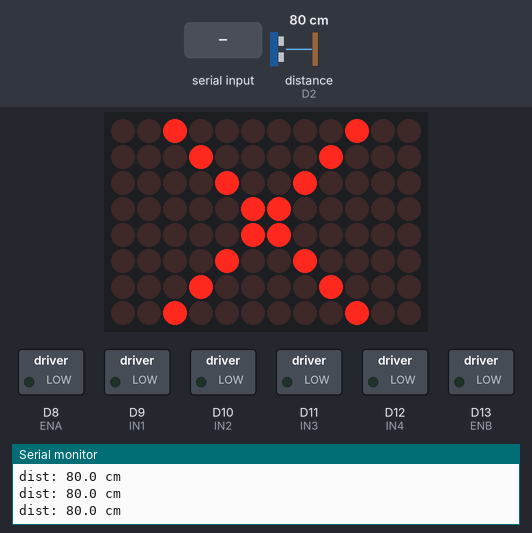
Bench run of a sketch on a simulated Arduino Uno R4 WiFi. Parts: 12×8 LED matrix, switched loads named in the sketch (green lamp = pin HIGH), the last lines printed to the serial monitor. Wiring (inferred from the names in the program): ultrasonic range finder: trigger D3; echo D2. The inputs (shaded band) are chosen by the test bench; at power-on: distance to the obstacle (sensor on D2) 80 cm. The echo pulse lasts 58.3 µs per cm; pins used as bus, display or sensor lines are not drawn.

Above: at 2.7 s.
2.8 s: "m" received over Serial
At 4.0 s:
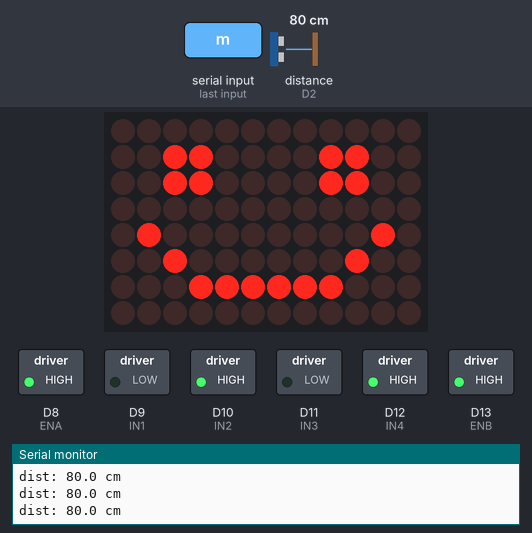
4.3 s: distance to the obstacle (sensor on D2) set to 22 cm
5.8 s: distance to the obstacle (sensor on D2) set to 18 cm
At 6.54 s:
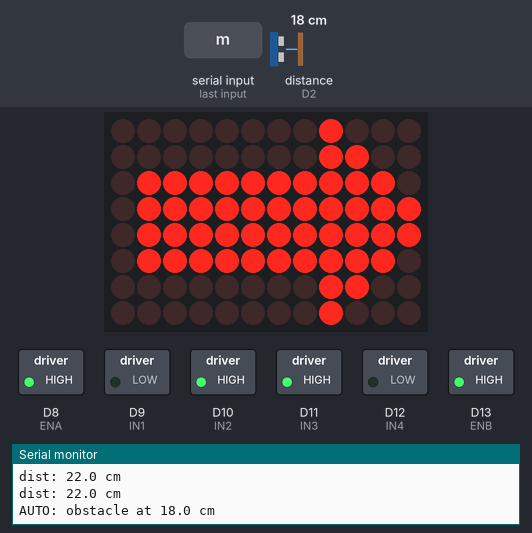
8.2 s: "x" received over Serial
At 9.0 s:
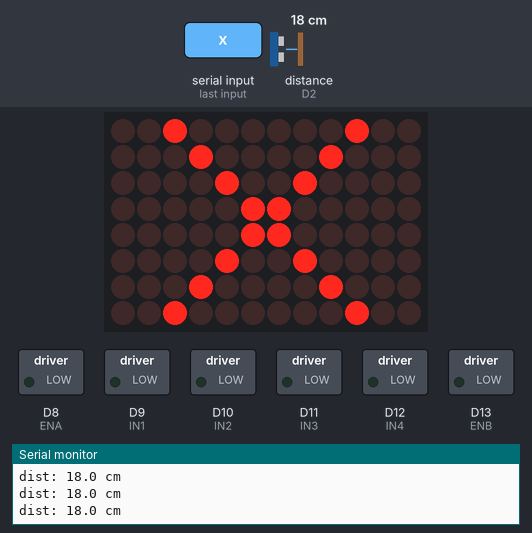
9.7 s: "w" received over Serial
At 10.9 s:
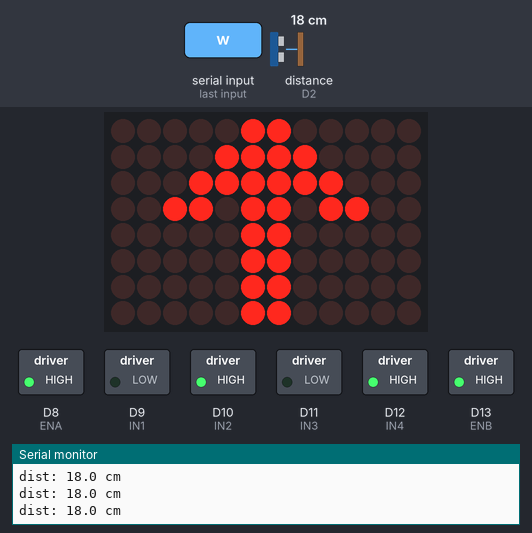
11.2 s: "s" received over Serial
At 12.0 s:
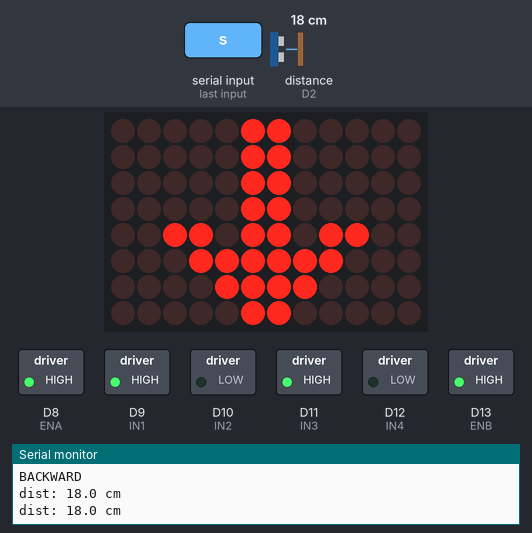
Timing chart, 0 to 13.7 s (numbered marks = the images above; inputs shaded):
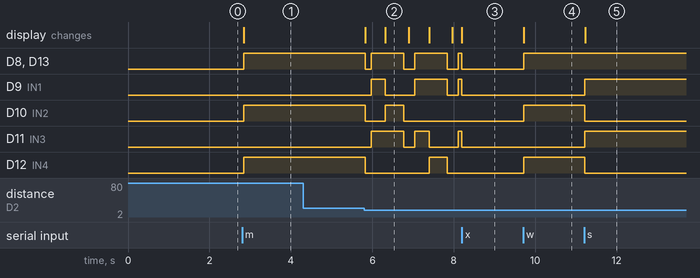

Measured:
- the behaviour switches between 21 and 20 cm on distance to the obstacle (sensor on D2) (found by bisection; images 1 and 2)
- after the input at 2.8 s, D8 (ENA), D10 (IN2), D12 (IN4), D13 (ENB): LOW → HIGH after 0.05 s; the display: changes after 0.05 s (image 1)
- after the input at 5.8 s, D8 (ENA): HIGH → LOW at once, then repeats every 1.1 s: HIGH 0.80 s, LOW 0.27 s; D9 (IN1): goes HIGH 0.35 s, LOW 0.72 s, HIGH 0.80 s, LOW 0.27 s, then HIGH, starting after 0.17 s
- after the input at 8.2 s, D10 (IN2): stays LOW (without the input it goes to HIGH after 0.26 s); D12 (IN4): stays LOW (without the input it goes to HIGH after 1.3 s); the display: changes at once (image 3)
- after the input at 9.7 s, D8 (ENA), D10 (IN2), D12 (IN4), D13 (ENB): LOW → HIGH at once; the display: changes at once (image 4)
- after the input at 11.2 s, D9 (IN1), D11 (IN3): LOW → HIGH at once; D10 (IN2), D12 (IN4): HIGH → LOW at once; the display: changes at once (image 5)
- what the display in image 2 shows lasts 0.6 s, from 6.3 s to 6.9 s

The sketch:

movement_reference.ino
```cpp
// Obstacle-avoiding robot: manual (with collision protection) + autonomous mode
// L298N:   ENA D8, IN1 D9, IN2 D10 (left) | ENB D13, IN3 D11, IN4 D12 (right)
// HC-SR04: Trig D6, Echo D7
// Serial Monitor 115200, "Newline": w/a/s/d move | x stop | m AUTO/MANUAL

#include "Arduino_LED_Matrix.h"

const int ENA = 8,  IN1 = 9,  IN2 = 10;
const int ENB = 13, IN3 = 11, IN4 = 12;
const int TRIG_PIN = 3, ECHO_PIN = 2;

const float SAFE_CM  = 15.0;  // manual: blocks forward if closer
const float AVOID_CM = 20.0;  // auto: start avoidance if closer
const int   BACK_MS  = 350;   // auto: back-up time
const int   TURN_MS  = 450;   // auto: spin time (tune for ~90 deg)

// Direction fixes - change these instead of rewiring motors
const bool INVERT_LEFT  = true;   // flip left motor direction
const bool INVERT_RIGHT = true;   // flip right motor direction
const bool SWAP_SIDES   = false;  // true if a/d turn the wrong way

enum Mode { MANUAL, AUTO };
Mode mode = MANUAL;
int curLeft = 0, curRight = 0;
bool turnRightNext = true;

ArduinoLEDMatrix matrix;

uint8_t HAPPY[8][12] = {
  {0,0,0,0,0,0,0,0,0,0,0,0},
  {0,0,1,1,0,0,0,0,1,1,0,0},
  {0,0,1,1,0,0,0,0,1,1,0,0},
  {0,0,0,0,0,0,0,0,0,0,0,0},
  {0,1,0,0,0,0,0,0,0,0,1,0},
  {0,0,1,0,0,0,0,0,0,1,0,0},
  {0,0,0,1,1,1,1,1,1,0,0,0},
  {0,0,0,0,0,0,0,0,0,0,0,0}
};
uint8_t SURPRISED[8][12] = {
  {0,1,1,1,0,0,0,0,1,1,1,0},
  {0,1,0,1,0,0,0,0,1,0,1,0},
  {0,1,1,1,0,0,0,0,1,1,1,0},
  {0,0,0,0,0,0,0,0,0,0,0,0},
  {0,0,0,0,0,1,1,0,0,0,0,0},
  {0,0,0,0,1,0,0,1,0,0,0,0},
  {0,0,0,0,1,0,0,1,0,0,0,0},
  {0,0,0,0,0,1,1,0,0,0,0,0}
};
uint8_t ARROW_UP[8][12] = {
  {0,0,0,0,0,1,1,0,0,0,0,0},
  {0,0,0,0,1,1,1,1,0,0,0,0},
  {0,0,0,1,1,1,1,1,1,0,0,0},
  {0,0,1,1,0,1,1,0,1,1,0,0},
  {0,0,0,0,0,1,1,0,0,0,0,0},
  {0,0,0,0,0,1,1,0,0,0,0,0},
  {0,0,0,0,0,1,1,0,0,0,0,0},
  {0,0,0,0,0,1,1,0,0,0,0,0}
};
uint8_t ARROW_LEFT[8][12] = {
  {0,0,0,1,0,0,0,0,0,0,0,0},
  {0,0,1,1,0,0,0,0,0,0,0,0},
  {0,1,1,1,1,1,1,1,1,1,1,0},
  {1,1,1,1,1,1,1,1,1,1,1,0},
  {1,1,1,1,1,1,1,1,1,1,1,0},
  {0,1,1,1,1,1,1,1,1,1,1,0},
  {0,0,1,1,0,0,0,0,0,0,0,0},
  {0,0,0,1,0,0,0,0,0,0,0,0}
};
uint8_t STOP_X[8][12] = {
  {0,0,1,0,0,0,0,0,0,1,0,0},
  {0,0,0,1,0,0,0,0,1,0,0,0},
  {0,0,0,0,1,0,0,1,0,0,0,0},
  {0,0,0,0,0,1,1,0,0,0,0,0},
  {0,0,0,0,0,1,1,0,0,0,0,0},
  {0,0,0,0,1,0,0,1,0,0,0,0},
  {0,0,0,1,0,0,0,0,1,0,0,0},
  {0,0,1,0,0,0,0,0,0,1,0,0}
};
uint8_t frameBuf[8][12];
int shown = -1;

void show(uint8_t img[8][12], int id) {
  if (shown == id) return;
  matrix.renderBitmap(img, 8, 12);
  shown = id;
}
void showHappy()     { show(HAPPY, 1); }
void showSurprised() { show(SURPRISED, 2); }
void showUp()        { show(ARROW_UP, 3); }
void showLeft()      { show(ARROW_LEFT, 4); }
void showStop()      { show(STOP_X, 5); }
void showDown() {
  if (shown == 6) return;
  for (int r = 0; r < 8; r++) for (int c = 0; c < 12; c++) frameBuf[r][c] = ARROW_UP[7 - r][c];
  matrix.renderBitmap(frameBuf, 8, 12); shown = 6;
}
void showRight() {
  if (shown == 7) return;
  for (int r = 0; r < 8; r++) for (int c = 0; c < 12; c++) frameBuf[r][c] = ARROW_LEFT[r][11 - c];
  matrix.renderBitmap(frameBuf, 8, 12); shown = 7;
}

void motor(int en, int a, int b, int dir) {
  if (dir > 0)      { digitalWrite(a, HIGH); digitalWrite(b, LOW);  digitalWrite(en, HIGH); }
  else if (dir < 0) { digitalWrite(a, LOW);  digitalWrite(b, HIGH); digitalWrite(en, HIGH); }
  else              { digitalWrite(a, LOW);  digitalWrite(b, LOW);  digitalWrite(en, LOW); }
}

void drive(int left, int right) {
  curLeft = left; curRight = right;
  int l = left, r = right;
  if (SWAP_SIDES) { int t = l; l = r; r = t; }
  if (INVERT_LEFT)  l = -l;
  if (INVERT_RIGHT) r = -r;
  motor(ENA, IN1, IN2, l);
  motor(ENB, IN3, IN4, r);
}
bool movingForward() { return curLeft > 0 && curRight > 0; }

float readOnceCm() {
  digitalWrite(TRIG_PIN, LOW);
  delayMicroseconds(2);
  digitalWrite(TRIG_PIN, HIGH);
  delayMicroseconds(10);
  digitalWrite(TRIG_PIN, LOW);
  unsigned long t = pulseIn(ECHO_PIN, HIGH, 25000);
  if (t == 0) return -1;
  return t * 0.0343 / 2.0;
}
float readDistanceCm() {
  float v[3]; int n = 0;
  for (int i = 0; i < 3; i++) {
    float d = readOnceCm();
    if (d > 0 && d < 400) v[n++] = d;
    delay(5);
  }
  if (n == 0) return 999;
  for (int i = 0; i < n - 1; i++)
    for (int j = i + 1; j < n; j++)
      if (v[j] < v[i]) { float t = v[i]; v[i] = v[j]; v[j] = t; }
  return v[n / 2];
}

void handleKey(char k) {
  if (k == 'm') {
    mode = (mode == MANUAL) ? AUTO : MANUAL;
    drive(0, 0);
    Serial.println(mode == AUTO ? "MODE: AUTO" : "MODE: MANUAL");
    if (mode == MANUAL) showStop();
    return;
  }
  if (k == 'x') {
    mode = MANUAL;
    drive(0, 0); showStop(); Serial.println("STOP");
    return;
  }
  if (mode != MANUAL) return;
  switch (k) {
    case 'w': drive( 1,  1); showUp();    Serial.println("FORWARD");    break;
    case 's': drive(-1, -1); showDown();  Serial.println("BACKWARD");   break;
    case 'a': drive(-1,  1); showLeft();  Serial.println("SPIN LEFT");  break;
    case 'd': drive( 1, -1); showRight(); Serial.println("SPIN RIGHT"); break;
    default: break;
  }
}

void checkSerial() {
  while (Serial.available()) handleKey(tolower(Serial.read()));
}

void waitMs(int ms) {
  unsigned long start = millis();
  while (millis() - start < (unsigned long)ms) {
    checkSerial();
    if (mode != AUTO) return;
  }
}

void manualStep(float d) {
  if (movingForward() && d < SAFE_CM) {
    drive(0, 0);
    showSurprised();
    Serial.print("BLOCKED - obstacle at ");
    Serial.print(d, 1);
    Serial.println(" cm");
  }
}

void autoStep(float d) {
  if (d > AVOID_CM) {
    if (!movingForward()) drive(1, 1);
    showHappy();
    return;
  }
  Serial.print("AUTO: obstacle at "); Serial.print(d, 1); Serial.println(" cm");
  showSurprised();
  drive(0, 0);   waitMs(150);     if (mode != AUTO) return;
  drive(-1, -1); waitMs(BACK_MS); if (mode != AUTO) return;
  if (turnRightNext) { drive(1, -1); showRight(); }
  else               { drive(-1, 1); showLeft(); }
  waitMs(TURN_MS); if (mode != AUTO) return;
  drive(0, 0);     waitMs(100);
  turnRightNext = !turnRightNext;
}

void setup() {
  pinMode(ENA, OUTPUT); pinMode(IN1, OUTPUT); pinMode(IN2, OUTPUT);
  pinMode(ENB, OUTPUT); pinMode(IN3, OUTPUT); pinMode(IN4, OUTPUT);
  pinMode(TRIG_PIN, OUTPUT); pinMode(ECHO_PIN, INPUT);
  drive(0, 0);
  matrix.begin();
  showStop();
  Serial.begin(115200);
  delay(1500);
  Serial.println("Robot ready. w/a/s/d move, x stop, m = AUTO/MANUAL");
}

unsigned long lastPrint = 0;

void loop() {
  checkSerial();
  float d = readDistanceCm();

  if (mode == MANUAL) manualStep(d);
  else                autoStep(d);

  if (millis() - lastPrint > 300) {
    lastPrint = millis();
    Serial.print("dist: ");
    if (d >= 999) Serial.println("clear");
    else { Serial.print(d, 1); Serial.println(" cm"); }
  }
}
```
